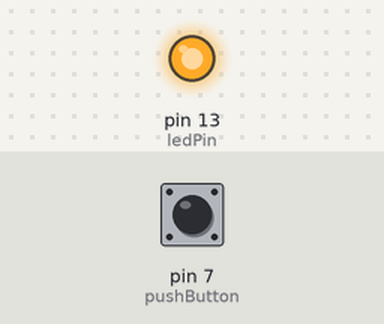
Recording of a sketch running on a simulated Arduino Uno, built with avr-gcc and run on an emulated ATmega328P. Shown: output pins drawn as LEDs (lit = HIGH). The test bench sets the inputs (shaded band); at power-on: pin 7 (pushButton) LOW.

Above: at 1.2 s.
1.3 s: pin 7 (pushButton) pulled HIGH for 0.15 s
At 1.37 s:
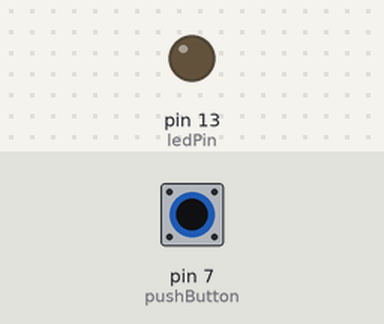
2.9 s: pin 7 (pushButton) pulled HIGH for 3.2 s
At 6.5 s:
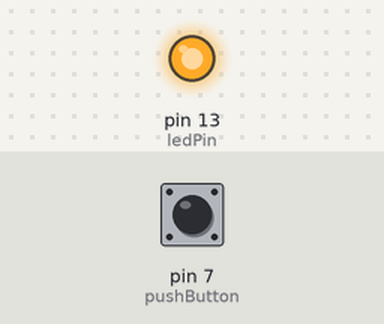
Timing chart, 0 to 8.0 s (numbered marks = the images above; inputs shaded):
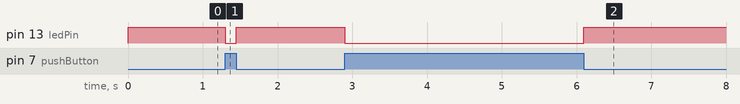

Measured:
- after the input at 1.3 s, pin 13 (ledPin): HIGH → LOW at once, → HIGH 0.15 s later
- after the input at 2.9 s, pin 13 (ledPin): HIGH → LOW at once, → HIGH 3.2 s later

The sketch:

workShop06.ino
```cpp
int ledPin = 13;
int pushButton = 7;
void setup() {
  pinMode(ledPin, OUTPUT);
  pinMode(pushButton, INPUT);
}
void loop(){
  int buttonState = digitalRead(pushButton);
  if (buttonState == 1) {
    digitalWrite(ledPin, LOW);
  } else {
    digitalWrite(ledPin, HIGH);
  }
}
```
